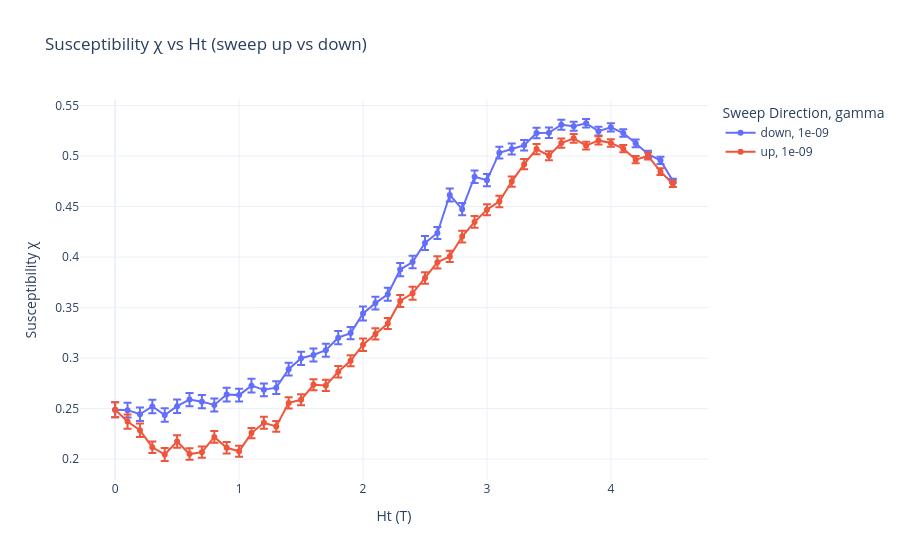

Notebook cell for this chart:
### Code cell
#Ref
import pandas as pd
import glob
import numpy as np
import plotly.express as px
import re
path = '/Users/jiakai/Desktop/SURF/code/_spirit/'
n_cycles = 120


# Pattern to match all relevant CSV files
file_pattern = path + "Susceptibility_multi_gammas_8_*_per_gamma_20_anisotropy_0.7_gamma_1e-09_ref*.csv"



# List all matching files
csv_files = glob.glob(file_pattern)

# Print how many files were found
print(f"Found {len(csv_files)} files.")
repeats = len(csv_files)

for f in csv_files:
    print(f)

# Read and concatenate all files
df_all = pd.concat([pd.read_csv(f) for f in csv_files], ignore_index=True)

df_avg = (
        df_all.groupby(["gamma", "Ht", "direction"], as_index=False)
        .agg(
            chi_mean=("chi", "mean"),
            chi_std=("chi", lambda x: x.std(ddof=1) / np.sqrt(n_cycles*(repeats+1)))
        )
    )

fig_ref = px.line(
    df_avg,
    x="Ht",
    y="chi_mean",
    error_y="chi_std",
    color="direction",  # Different color for up/down
    line_dash="gamma",  # Optional: if you vary gamma too
    markers=True,
    labels={
        "Ht": "Ht (T)",
        "chi_mean": "Susceptibility χ",
        "direction": "Sweep Direction",
    },
    title="Susceptibility χ vs Ht (sweep up vs down)",
    template="plotly_white"
)

fig_ref.show()

### Figure 1 — Plotly figure (JSON) as saved in the notebook; plotly's stock layout.template omitted (floating-point values rounded to 4 significant figures)
{"data": [{"error_y": {"array": [0.007462, 0.007349, 0.006636, 0.006777, 0.00674, 0.006652, 0.006541, 0.00657, 0.006343, 0.006795, 0.006382, 0.006732, 0.006236, 0.0064, 0.006351, 0.006553, 0.006345, 0.006506, 0.006531, 0.005972, 0.006882, 0.006219, 0.006463, 0.006539, 0.006241, 0.006986, 0.005912, 0.006478, 0.005959, 0.006145, 0.005969, 0.005839, 0.005388, 0.005297, 0.005116, 0.005171, 0.005008, 0.004544, 0.004177, 0.004328, 0.004059, 0.003772, 0.003801, 0.003426, 0.003578, 0.001941]}, "hovertemplate": "Sweep Direction=down<br>gamma=1e-09<br>Ht (T)=%{x}<br>Susceptibility χ=%{y}<extra></extra>", "legendgroup": "down, 1e-09", "line": {"color": "#636efa", "dash": "solid"}, "marker": {"symbol": "circle"}, "mode": "lines+markers", "name": "down, 1e-09", "orientation": "v", "showlegend": true, "x": [0.0, 0.1, 0.2, 0.3, 0.4, 0.5, 0.6, 0.7, 0.8, 0.9, 1.0, 1.1, 1.2, 1.3, 1.4, 1.5, 1.6, 1.7, 1.8, 1.9, 2.0, 2.1, 2.2, 2.3, 2.4, 2.5, 2.6, 2.7, 2.8, 2.9, 3.0, 3.1, 3.2, 3.3, 3.4, 3.5, 3.6, 3.7, 3.8, 3.9, 4.0, 4.1, 4.2, 4.3, 4.4, 4.5], "xaxis": "x", "y": [0.2489, 0.2485, 0.2444, 0.2521, 0.2437, 0.2525, 0.259, 0.2569, 0.2536, 0.2639, 0.2634, 0.2728, 0.2686, 0.2708, 0.2891, 0.2999, 0.3031, 0.3078, 0.3202, 0.3248, 0.3442, 0.3545, 0.3633, 0.3877, 0.3951, 0.414, 0.4239, 0.4615, 0.4475, 0.4796, 0.4762, 0.5033, 0.507, 0.5107, 0.5228, 0.523, 0.531, 0.5295, 0.5325, 0.5246, 0.5284, 0.5229, 0.5126, 0.5018, 0.4958, 0.4755], "yaxis": "y", "type": "scatter"}, {"error_y": {"array": [0.007462, 0.007075, 0.006703, 0.005693, 0.006482, 0.006208, 0.005647, 0.005624, 0.005862, 0.005701, 0.0054, 0.005128, 0.005879, 0.005331, 0.005637, 0.005437, 0.005551, 0.005502, 0.005666, 0.005446, 0.006161, 0.005629, 0.005561, 0.005937, 0.006323, 0.005749, 0.005989, 0.005576, 0.005815, 0.005754, 0.005461, 0.005678, 0.005128, 0.005178, 0.005006, 0.004495, 0.004665, 0.004379, 0.003931, 0.004072, 0.003745, 0.003645, 0.00359, 0.003433, 0.003235, 0.003234]}, "hovertemplate": "Sweep Direction=up<br>gamma=1e-09<br>Ht (T)=%{x}<br>Susceptibility χ=%{y}<extra></extra>", "legendgroup": "up, 1e-09", "line": {"color": "#EF553B", "dash": "solid"}, "marker": {"symbol": "circle"}, "mode": "lines+markers", "name": "up, 1e-09", "orientation": "v", "showlegend": true, "x": [0.0, 0.1, 0.2, 0.3, 0.4, 0.5, 0.6, 0.7, 0.8, 0.9, 1.0, 1.1, 1.2, 1.3, 1.4, 1.5, 1.6, 1.7, 1.8, 1.9, 2.0, 2.1, 2.2, 2.3, 2.4, 2.5, 2.6, 2.7, 2.8, 2.9, 3.0, 3.1, 3.2, 3.3, 3.4, 3.5, 3.6, 3.7, 3.8, 3.9, 4.0, 4.1, 4.2, 4.3, 4.4, 4.5], "xaxis": "x", "y": [0.2489, 0.2372, 0.2286, 0.2117, 0.2047, 0.2175, 0.205, 0.2069, 0.222, 0.2113, 0.2078, 0.2258, 0.236, 0.2324, 0.2557, 0.2588, 0.2737, 0.273, 0.2865, 0.2974, 0.3133, 0.324, 0.3343, 0.3566, 0.3642, 0.3794, 0.3948, 0.4007, 0.4204, 0.4348, 0.447, 0.4551, 0.4748, 0.492, 0.5069, 0.5004, 0.5128, 0.5175, 0.5104, 0.5155, 0.513, 0.5074, 0.4964, 0.5002, 0.4846, 0.4727], "yaxis": "y", "type": "scatter"}], "layout": {"xaxis": {"anchor": "y", "domain": [0.0, 1.0], "title": {"text": "Ht (T)"}}, "yaxis": {"anchor": "x", "domain": [0.0, 1.0], "title": {"text": "Susceptibility χ"}}, "legend": {"title": {"text": "Sweep Direction, gamma"}, "tracegroupgap": 0}, "title": {"text": "Susceptibility χ vs Ht (sweep up vs down)"}}}
